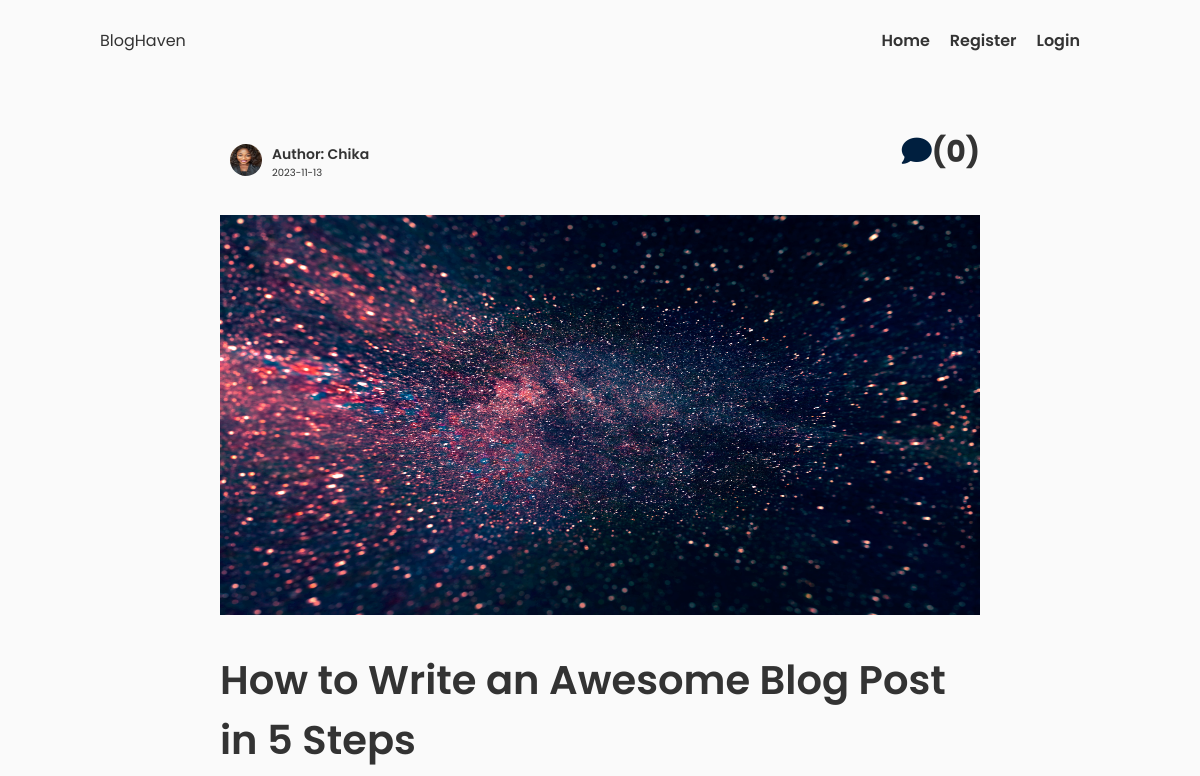
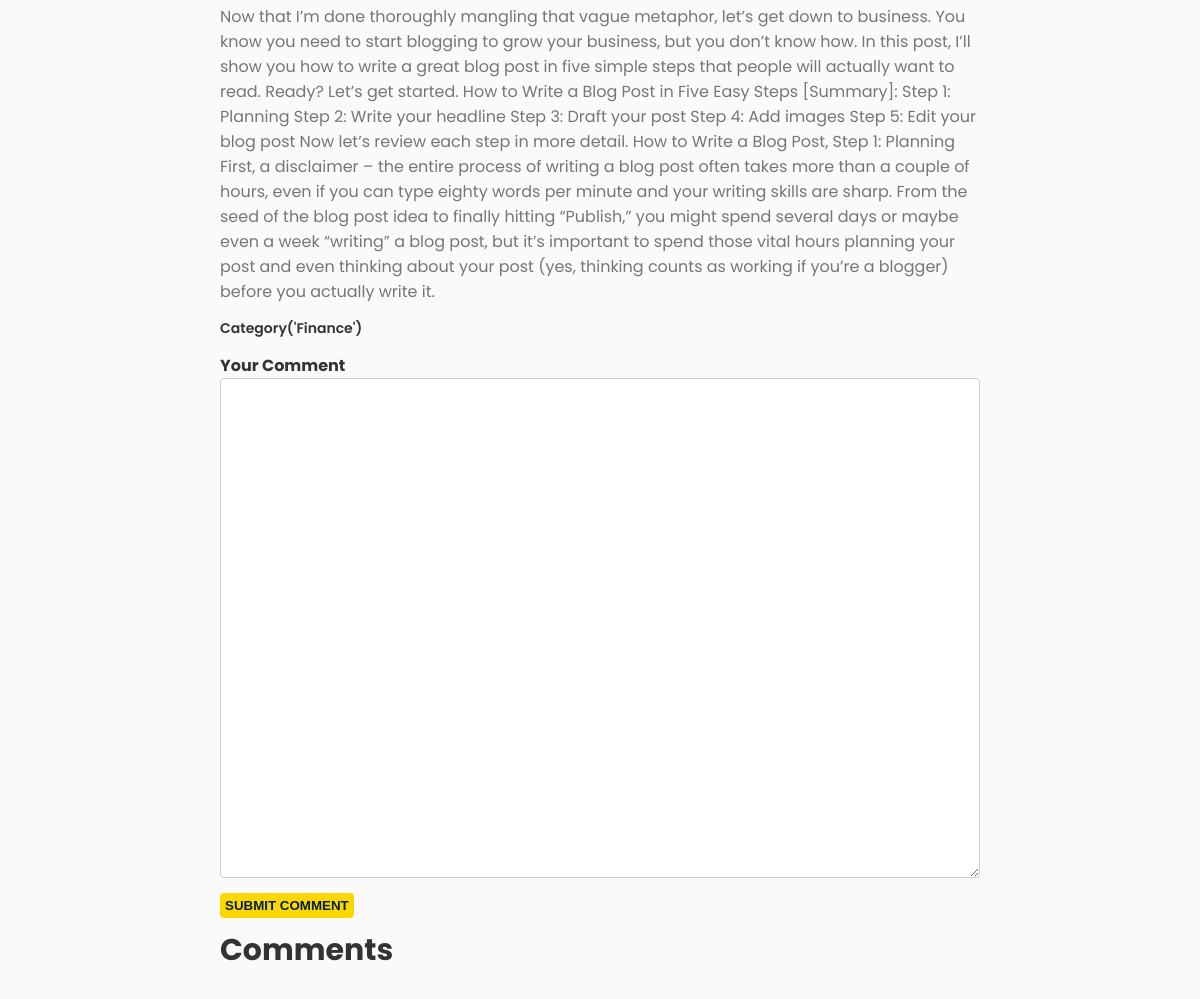
Screenshot of /post/3 with the database file from the repository (2 pictures, top to bottom).
### bloghaven/models.py (models this page shows, shortened)
class User(db.Model, UserMixin):
    __tablename__ = 'user'
    id = db.Column(db.Integer, primary_key=True)
    username = db.Column(db.String(20), unique=True, nullable=False)
    email = db.Column(db.String(150), unique=True, nullable=False)
    image_file = db.Column(db.String(20), nullable=False, default='default.jpg')
    password = db.Column(db.String(60), nullable=False)
    posts = db.relationship('Post', backref='author', lazy=True)
    comment = db.relationship('Comment', backref='author', lazy=True)

class Post(db.Model):
    __tablename__ = 'posts'
    id = db.Column(db.Integer, primary_key=True)
    title = db.Column(db.Text, nullable=False)
    date_posted = db.Column(db.DateTime, nullable=False, default=datetime.utcnow)
    content = db.Column(db.Text, nullable=False)
    description = db.Column(db.Text, nullable=False)
    post_image_file = db.Column(db.String(20), nullable=False, default='default_image.jpg')
    user_id = db.Column(db.Integer, db.ForeignKey('user.id'), nullable=False)
    comment = db.relationship('Comment', backref='post', lazy=True)
    category_id = db.Column(db.Integer, db.ForeignKey('category.id'), nullable=False)
    category = db.relationship('Category', backref='posts')

class Category(db.Model):
    __tablename__ = 'category'
    id = db.Column(db.Integer, primary_key=True)
    category_name = db.Column(db.String(100))
    def __repr__(self):
        return f"Category('{self.category_name}')"

### bloghaven/routes.py (the view)
@app.route('/post/<int:post_id>', methods=['GET','POST'])
def post(post_id):
    post = Post.query.get(post_id)
    if post is None:
        return render_template('404.html'), 404
    comments = Comment.query.filter_by(post=post).all()
    form = CommentForm()
    return render_template('post.html', form=form, title=post.title, post=post )

### bloghaven/forms.py
class CommentForm(FlaskForm):
    content = TextAreaField('Your Comment', validators=[DataRequired()])
    submit = SubmitField('SUBMIT COMMENT')

### bloghaven/templates/post.html (shortened to what this page needs)
{%extends 'base.html'%}
{%block content%}
    <div class="post-container">
            <div class="single-post">
               <div class="post-body">
                    <div class="general-post">
                       <div class="author-comment">
                            <div class="author">
                                <div class="media">
                                    <img  class="author-image" src="{{ url_for('static', filename='images/' + post.author.image_file) }}" alt="Author image">
                                </div>
                                <div>
                                    <p class="author-name">Author: {{ post.author.username }}</p>
                                    <p>{{ post.date_posted.strftime('%Y-%m-%d') }}</p>
                                </div>
                            </div>
                            <h2><a href="#"><i class="fa-solid fa-comment"></i></a>({{ comments|length }})</h2>
                       </div>
                        <img class="single-post-image" src="{{ url_for('static', filename='post_image/' + post.post_image_file) }}" alt="Post Image">
                        <h1 class="single-post-title">{{ post.title }}</h1>
                        <p class="single-post-body">{{ post.content|safe }}</p>
                        <p class="single-post-category">{{post.category}}</p>
                    </div>
                </div>
                <form action="{{ url_for('comment', post_id=post.id) }}" method="POST">
                    <div class="form-group">
                        {{form.content.label(class="form-label")}}
                        {%if form.content.errors%}
                        {{form.content(class="post-form-control invalid")}}
                        <div class="invalid-feedback">
                            {%for error in form.content.errors%}
                                <span>{{error}}</span>
                            {%endfor%}
                        </div>
                        {%else%}
                            {{form.content(class="form-control")}}
                        {%endif%}
                    </div>
                    <div class="form-group">
                        {{form.submit(class="comment-button")}}
                    </div>
                </form>
                <div class="comments">
                    <h2>Comments</h2>
                </div>
            </div>
    </div>
{%endblock%}

### bloghaven/static/CSS/style.css (style rules this page uses)
* { margin: 0; padding: 0; box-sizing: border-box; list-style: none; }
html { font-size: 62.5%; font-family: 'Poppins', sans-serif; }
body { background: #fafafa; color: #333333; width: 100%; }
.container h2 { font-size: 3rem; margin-bottom: 2rem; }
.author-image { width: 3.2rem; height: 3.2rem; border-radius: 50%; margin-right: 1rem; }
.author { display: flex; justify-content: left; align-items: center; margin: 1rem; }
.form-group { margin: 10px 0; }
.form-label { font-weight: bold; font-size: 1.6rem; }
.form-control { width: 100%; padding: 10px; border: none; }
.form-control { padding: 0 1rem; border: 1px solid rgb(207, 206, 206); border-radius: 4px; height: 4rem; }
#content { height: 500px; padding: 1rem; }
.post-container { max-width: 80rem; margin: auto; padding-top: 3rem; }
.single-post-image { width: 100%; height: 40rem; margin: 2rem 0; }
.single-post { padding: 2rem; }
.author-name { font-weight: 600; font-size: 1.4rem; }
.single-post-title { font-size: 4rem; font-weight: 600; margin: 1rem 0; }
.author-comment { display: flex; justify-content: space-between; align-items: center; }
.author-comment i { color: #001F3F; }
.single-post-category { font-weight: 600; font-size: 1.4rem; margin: 1.4rem 0; }
.single-post-body { font-size: 1.6rem; line-height: normal; color: #777676; }
.comment-button { padding: 0.5rem 0.5rem; background-color: #FFD700; color: #001F3F; border: none; font-weight: 600; border-radius: 0.4rem; }

### rows the page displays
User: image_file (picture), author.username "Chika"
Post: date_posted "2023-11-13", post_image_file (picture), title "How to Write an Awesome Blog Post in 5 Steps", content "Now that I’m done thoroughly mangling that vague metaphor, let’s get down to business. You know you need to start blogging to grow your business, but you don’t know how. In this post, I’ll show you how to write a great blog post in five simple steps that people will actually want to read. Ready? Let’s get started. How to Write a Blog Post in Five Easy Steps [Summary]: Step 1: Planning Step 2: Write your headline Step 3: Draft your post Step 4: Add images Step 5: Edit your blog post Now let’s review each step in more detail. How to Write a Blog Post, Step 1: Planning First, a disclaimer – the entire process of writing a blog post often takes more than a couple of hours, even if you can type…"
Category: category "Category('Finance')"

### other values shown
{{ comments|length }} "0"
